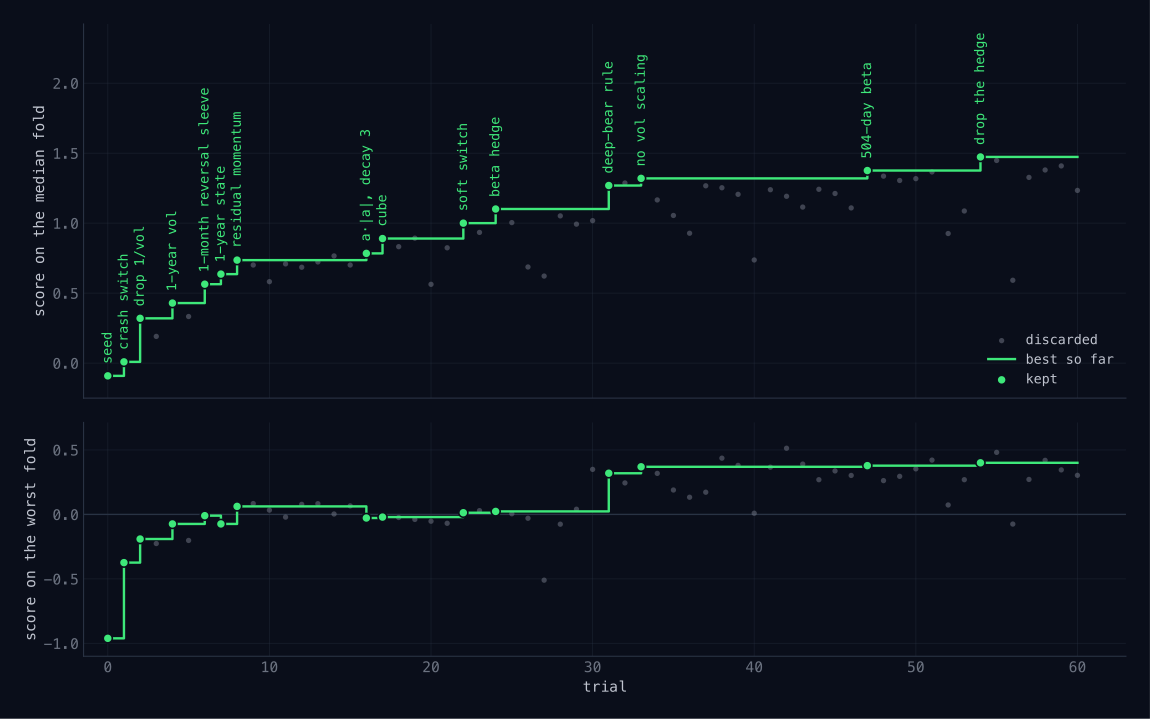

Write the Python code that produced this figure.
"""The run chart for the deck, from the blog post's figures.py with the axes in the deck's words ("fold", not
"slice"). Run from this directory:

    python progress.py      # writes progress.svg and lab/progress-hover.json; then ../build_hover.py

Reads the lab notebook (results.tsv, copied here from the lab at the end of the run)
and draws the progress chart in the style of the ai-scientist post's redraw of
Karpathy's chart: grey dots are discarded trials, green dots are kept, the staircase
is the best so far. Two panels: the score the agent climbs (median fold) and the
number it must not break (worst fold). Palette matches src/assets/styles.css.
"""
import csv, json, os, re, subprocess
import numpy as np
import matplotlib
matplotlib.use("Agg")
import matplotlib.pyplot as plt

BG, INK, INK2, MUTED, RULE = "#0a0e1a", "#e8eaf0", "#c0c4cf", "#6b7280", "#2a3344"
ACC, RED = "#3ee87a", "#ff6b4a"
plt.rcParams.update({
    "font.family": "monospace", "font.monospace": ["Menlo", "DejaVu Sans Mono"],
    "figure.facecolor": BG, "axes.facecolor": BG, "savefig.facecolor": BG,
    "text.color": INK2, "axes.labelcolor": INK2, "axes.edgecolor": RULE,
    "xtick.color": MUTED, "ytick.color": MUTED, "font.size": 11, "svg.fonttype": "path",
})
LOG = "lab/results.tsv"
LAB = os.environ.get("ALPHA_LAB", os.path.expanduser("~/dev/alpha_lab"))   # the lab repo, for each trial's alpha.qex
SEED_COMMIT = "318c23d"

LABELS = {   # short labels for the kept trials, by commit
    "1a88c40": "crash switch", "a1c6525": "drop 1/vol", "ba214ee": "1-year vol", "46518a0": "1-month reversal sleeve",
    "4a19234": "1-year state", "8bace00": "residual momentum", "92c93dd": "a·|a|, decay 3", "2f933c3": "cube",
    "0db8226": "soft switch", "7a689ab": "beta hedge", "9d624cb": "deep-bear rule", "d466e9b": "no vol scaling",
    "582dc6a": "504-day beta", "b89945f": "drop the hedge",
}

def load():
    rows = list(csv.DictReader(open(LOG), delimiter="\t"))
    return [(i, r["commit"], float(r["utility"]), float(r["worst"]), r["status"]) for i, r in enumerate(rows)]

def save(fig, name):
    fig.savefig(f"{name}.svg", bbox_inches="tight", pad_inches=0.25)
    plt.close(fig); print("wrote", name + ".svg")

def fig_progress(trials):
    x = np.array([t[0] for t in trials]); u = np.array([t[2] for t in trials]); w = np.array([t[3] for t in trials])
    kept = np.array([t[4] in ("keep", "seed") for t in trials])
    fig, (a1, a2) = plt.subplots(2, 1, figsize=(12.2, 7.4), sharex=True, gridspec_kw=dict(height_ratios=[1.6, 1], hspace=0.08))
    fig.subplots_adjust(left=0.08, right=0.97, top=0.97, bottom=0.08)
    last = x[-1]
    for ax, y, name in ((a1, u, "score on the median fold"), (a2, w, "score on the worst fold")):
        ax.scatter(x[~kept], y[~kept], s=16, color=MUTED, alpha=0.55, lw=0, zorder=2, label="discarded")
        ax.step(np.append(x[kept], last), np.append(y[kept], y[kept][-1]), where="post", color=ACC, lw=1.8, zorder=3, label="best so far")
        ax.scatter(x[kept], y[kept], s=46, color=ACC, edgecolor=BG, lw=1.2, zorder=4, label="kept")
        ax.set_ylabel(name); ax.grid(True, color=RULE, alpha=0.4, lw=0.6); ax.tick_params(length=0)
        for s in ("top", "right"): ax.spines[s].set_visible(False)
    a2.axhline(0, color=RULE, lw=1, zorder=1)
    for i, tag, uu, ww, st in trials:                                       # vertical labels never cross a neighbour
        label = "seed" if st == "seed" else (LABELS.get(tag) if st == "keep" else None)
        if label:
            a1.annotate(label, (i, uu), textcoords="offset points", xytext=(0, 9), rotation=90, ha="center", va="bottom",
                        color=ACC, fontsize=10, annotation_clip=False)
    # clip the axes and mark any trial below them at the edge
    ylo1, ylo2 = -0.2, -1.05
    for ax, y, ylo in ((a1, u, ylo1), (a2, w, ylo2)):
        off = np.where(y < ylo)[0]
        for j in off:
            ax.annotate(f"{y[j]:.2f}", (x[j], ylo), xytext=(0, 4), textcoords="offset points", ha="center", fontsize=9, color=MUTED)
            ax.scatter([x[j]], [ylo], s=16, color=MUTED, alpha=0.55, lw=0, marker="v", zorder=2)
    a1.set_xlim(-1.5, max(last + 3, 30)); a1.set_ylim(ylo1 - 0.05, u.max() + 0.95); a2.set_ylim(ylo2 - 0.05, max(w.max(), 0.05) + 0.2)
    a2.set_xlabel("trial")
    a1.legend(frameon=False, fontsize=10, labelcolor=INK2, loc="lower right")
    export_hover(fig, a1, a2, trials)
    save(fig, "progress")

WIDTH = 64                                                                        # longest line a tooltip shows

def _top_level(s, seps):
    """Positions in s of any of seps outside brackets."""
    out, depth, i = [], 0, 0
    while i < len(s):
        ch = s[i]
        depth += ch in "([" ; depth -= ch in ")]"
        hit = next((x for x in seps if depth == 0 and s.startswith(x, i)), None)
        if hit:
            out.append((i, hit)); i += len(hit); continue
        i += 1
    return out

def fmt(expr, col):
    """Lay out a qex expression starting at column col, within WIDTH: break before top-level + - &, else put each
    argument of the outermost call on its own line aligned after the open paren. Continuation lines carry their
    indentation; the first line does not."""
    expr = expr.strip()
    if col + len(expr) <= WIDTH:
        return [expr]
    ops = _top_level(expr, [" - ", " + ", " & "])
    if ops:
        cuts = [i for i, _ in ops]
        parts = [expr[x + (x > 0):y] for x, y in zip([0] + cuts, cuts + [len(expr)])]
        out = []
        for k, part in enumerate(parts):
            lines = fmt(part, col)
            out += lines if k == 0 else [" " * col + lines[0]] + lines[1:]
        return out
    call = re.match(r"(-?\w+\()(.*)\)$", expr)
    if call and _balanced(call.group(2)):
        args = _split_args(call.group(2))
        if len(args) > 1:
            head, acol, out = call.group(1), col + len(call.group(1)), []
            for k, arg in enumerate(args):
                lines = fmt(arg, acol)
                lines[-1] += ")" if k == len(args) - 1 else ","
                out += [head + lines[0]] + lines[1:] if k == 0 else [" " * acol + lines[0]] + lines[1:]
            return out
    return [expr]

def _balanced(s):
    depth = 0
    for ch in s:
        depth += ch in "([" ; depth -= ch in ")]"
        if depth < 0:
            return False
    return depth == 0

def wrap_line(line):
    """One line of an alpha.qex ('    name  = expr,' or 'in expr'), laid out within WIDTH."""
    if len(line) <= WIDTH:
        return [line]
    m = re.match(r"(\s*(?:let\s+)?\w+\s*=\s*|\s*in\s+)(.*?)(,?)$", line)
    if not m:
        return [line]
    lead, body, comma = m.groups()
    out = fmt(body, len(lead))
    out = [lead + out[0]] + out[1:]
    out[-1] += comma
    return out

def _split_args(s):
    cuts = [i for i, _ in _top_level(s, [","])]
    return [s[a + (a > 0):b] for a, b in zip([0] + cuts, cuts + [len(s)])]

def qex_of(tag):
    """The trial's alpha.qex from the lab's git history, without the membership flag the evaluator now applies
    itself, with long lines broken for the tooltip."""
    e = subprocess.check_output(["git", "-C", LAB, "show", f"{SEED_COMMIT if tag == 'seed' else tag}:alpha.qex"], text=True)
    e = re.sub(r"\s*\*\s*field\('member'\)", "", e).strip()
    return "\n".join(l for line in e.splitlines() for l in wrap_line(line.rstrip()))

def export_hover(fig, a1, a2, trials):
    """lab/progress-hover.json: each dot's position as a fraction of the saved image, with the trial's qex and claim,
    for lab/progress-hover.js. Positions use the same tight bounding box savefig uses."""
    fig.canvas.draw()
    box = fig.get_tightbbox(fig.canvas.get_renderer()).padded(0.25)                   # inches, as bbox_inches="tight"
    def frac(ax, x, y):
        px, py = ax.transData.transform((x, y)) / fig.dpi
        return [round((px - box.x0) / box.width, 5), round((box.y1 - py) / box.height, 5)]
    rows = list(csv.DictReader(open(LOG), delimiter="\t"))
    evals = json.load(open("lab/trial-outputs.json"))                                # from extract_eval.py
    clip = lambda t, n: t if len(t) <= n else t[:n - 3].rsplit(" ", 1)[0] + " …"
    out, best = [], None
    for (i, tag, u, w, st), r in zip(trials, rows):
        out.append(dict(trial=i, commit=tag, status=st, utility=u, worst=w, label=LABELS.get(tag, ""),
                        claim=clip(r["claim"].strip(), 320), outcome=clip(r["outcome"].strip(), 360),
                        best=best, eval=evals.get(tag), qex=qex_of(tag), top=frac(a1, i, u), bottom=frac(a2, i, w)))
        if st in ("keep", "seed"):
            best = [u, w]                                                              # the bar the next trial must clear
    json.dump(out, open("lab/progress-hover.json", "w"), ensure_ascii=False, indent=0)
    print("wrote lab/progress-hover.json")

if __name__ == "__main__":
    t = load(); print(len(t), "scored trials,", sum(1 for r in t if r[4] == "keep"), "kept")
    fig_progress(t)
